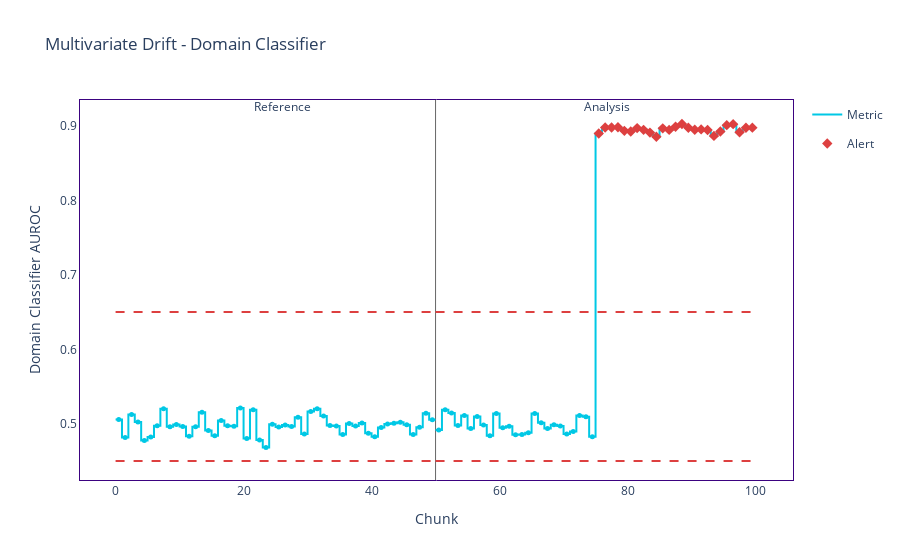

This figure's notebook cell:
### Code cell
# Visualize drift over chunks
import matplotlib.pyplot as plt
fig = results.plot()
fig.show()

### Figure 1 — Plotly figure (JSON) as saved in the notebook; plotly's stock layout.template omitted (floating-point values rounded to 4 significant figures; data arrays with more than 128 entries replaced by an {"elided": "..."} marker saying what was removed)
{"data": [{"hoverinfo": "skip", "legendgroup": "metric_reference", "line": {"color": "#00c8e5", "shape": "hv", "width": 2}, "mode": "lines", "name": "Metric", "showlegend": true, "type": "scatter", "x": [0, 1, 2, 3, 4, 5, 6, 7, 8, 9, 10, 11, 12, 13, 14, 15, 16, 17, 18, 19, 20, 21, 22, 23, 24, 25, 26, 27, 28, 29, 30, 31, 32, 33, 34, 35, 36, 37, 38, 39, 40, 41, 42, 43, 44, 45, 46, 47, 48, 49, 50], "y": [0.5056, 0.4816, 0.5126, 0.5024, 0.4777, 0.4821, 0.4973, 0.5202, 0.4961, 0.4989, 0.4964, 0.4832, 0.4961, 0.5153, 0.4909, 0.4838, 0.5045, 0.4974, 0.4968, 0.5212, 0.4803, 0.5187, 0.4783, 0.4682, 0.4993, 0.4957, 0.4984, 0.4965, 0.5088, 0.4863, 0.5166, 0.5202, 0.5106, 0.4976, 0.4971, 0.4855, 0.5005, 0.4971, 0.5011, 0.4872, 0.4825, 0.4951, 0.4996, 0.5006, 0.502, 0.4986, 0.4857, 0.4953, 0.5141, 0.5055, 0.5055]}, {"customdata": {"elided": "50x6 mixed values"}, "hovertemplate": "%{customdata[1]} &nbsp; &nbsp; %{customdata[2]} <br />Chunk: <b>%{customdata[3]}</b> &nbsp; &nbsp; %{customdata[4]} <br />%{customdata[0]}: <b>%{customdata[5]}</b><b r /><extra></extra>", "legendgroup": "metric_reference", "marker": {"color": "#00c8e5", "size": 5, "symbol": "circle"}, "mode": "markers", "name": "Metric", "showlegend": false, "type": "scatter", "x": [0.5, 1.5, 2.5, 3.5, 4.5, 5.5, 6.5, 7.5, 8.5, 9.5, 10.5, 11.5, 12.5, 13.5, 14.5, 15.5, 16.5, 17.5, 18.5, 19.5, 20.5, 21.5, 22.5, 23.5, 24.5, 25.5, 26.5, 27.5, 28.5, 29.5, 30.5, 31.5, 32.5, 33.5, 34.5, 35.5, 36.5, 37.5, 38.5, 39.5, 40.5, 41.5, 42.5, 43.5, 44.5, 45.5, 46.5, 47.5, 48.5, 49.5], "y": [0.5056, 0.4816, 0.5126, 0.5024, 0.4777, 0.4821, 0.4973, 0.5202, 0.4961, 0.4989, 0.4964, 0.4832, 0.4961, 0.5153, 0.4909, 0.4838, 0.5045, 0.4974, 0.4968, 0.5212, 0.4803, 0.5187, 0.4783, 0.4682, 0.4993, 0.4957, 0.4984, 0.4965, 0.5088, 0.4863, 0.5166, 0.5202, 0.5106, 0.4976, 0.4971, 0.4855, 0.5005, 0.4971, 0.5011, 0.4872, 0.4825, 0.4951, 0.4996, 0.5006, 0.502, 0.4986, 0.4857, 0.4953, 0.5141, 0.5055, 0.5055]}, {"hoverinfo": "skip", "legendgroup": "metric_analysis", "line": {"color": "#00c8e5", "shape": "hv", "width": 2}, "mode": "lines", "name": "Metric", "showlegend": false, "type": "scatter", "x": [50, 51, 52, 53, 54, 55, 56, 57, 58, 59, 60, 61, 62, 63, 64, 65, 66, 67, 68, 69, 70, 71, 72, 73, 74, 75, 76, 77, 78, 79, 80, 81, 82, 83, 84, 85, 86, 87, 88, 89, 90, 91, 92, 93, 94, 95, 96, 97, 98, 99, 100], "y": [0.4917, 0.519, 0.5143, 0.4976, 0.5112, 0.4935, 0.5096, 0.4982, 0.4838, 0.5139, 0.4946, 0.4965, 0.4852, 0.4856, 0.4879, 0.5139, 0.5012, 0.4936, 0.4987, 0.497, 0.4864, 0.4896, 0.5112, 0.5094, 0.4825, 0.8897, 0.8979, 0.8979, 0.8982, 0.8934, 0.8926, 0.897, 0.8947, 0.891, 0.8855, 0.8967, 0.8946, 0.8988, 0.9026, 0.8974, 0.8948, 0.8953, 0.8946, 0.8866, 0.8925, 0.901, 0.9023, 0.8915, 0.8974, 0.8977, 0.8977]}, {"customdata": {"elided": "50x6 mixed values"}, "hovertemplate": "%{customdata[1]} &nbsp; &nbsp; %{customdata[2]} <br />Chunk: <b>%{customdata[3]}</b> &nbsp; &nbsp; %{customdata[4]} <br />%{customdata[0]}: <b>%{customdata[5]}</b><b r /><extra></extra>", "legendgroup": "metric_analysis", "marker": {"color": "#00c8e5", "size": 5, "symbol": "circle"}, "mode": "markers", "name": "Metric", "showlegend": false, "type": "scatter", "x": [50.5, 51.5, 52.5, 53.5, 54.5, 55.5, 56.5, 57.5, 58.5, 59.5, 60.5, 61.5, 62.5, 63.5, 64.5, 65.5, 66.5, 67.5, 68.5, 69.5, 70.5, 71.5, 72.5, 73.5, 74.5, 75.5, 76.5, 77.5, 78.5, 79.5, 80.5, 81.5, 82.5, 83.5, 84.5, 85.5, 86.5, 87.5, 88.5, 89.5, 90.5, 91.5, 92.5, 93.5, 94.5, 95.5, 96.5, 97.5, 98.5, 99.5], "y": [0.4917, 0.519, 0.5143, 0.4976, 0.5112, 0.4935, 0.5096, 0.4982, 0.4838, 0.5139, 0.4946, 0.4965, 0.4852, 0.4856, 0.4879, 0.5139, 0.5012, 0.4936, 0.4987, 0.497, 0.4864, 0.4896, 0.5112, 0.5094, 0.4825, 0.8897, 0.8979, 0.8979, 0.8982, 0.8934, 0.8926, 0.897, 0.8947, 0.891, 0.8855, 0.8967, 0.8946, 0.8988, 0.9026, 0.8974, 0.8948, 0.8953, 0.8946, 0.8866, 0.8925, 0.901, 0.9023, 0.8915, 0.8974, 0.8977, 0.8977]}, {"hoverinfo": "skip", "legendgroup": "alert", "marker": {"color": "#DD4040", "size": 8, "symbol": "diamond"}, "mode": "markers", "name": "Alert", "showlegend": true, "type": "scatter", "x": [75.5, 76.5, 77.5, 78.5, 79.5, 80.5, 81.5, 82.5, 83.5, 84.5, 85.5, 86.5, 87.5, 88.5, 89.5, 90.5, 91.5, 92.5, 93.5, 94.5, 95.5, 96.5, 97.5, 98.5, 99.5], "y": [0.8897, 0.8979, 0.8979, 0.8982, 0.8934, 0.8926, 0.897, 0.8947, 0.891, 0.8855, 0.8967, 0.8946, 0.8988, 0.9026, 0.8974, 0.8948, 0.8953, 0.8946, 0.8866, 0.8925, 0.901, 0.9023, 0.8915, 0.8974, 0.8977]}, {"hoverinfo": "skip", "legendgroup": "thresh", "line": {"color": "#DD4040", "dash": "dash", "width": 2}, "mode": "lines", "name": "Threshold", "showlegend": false, "type": "scatter", "x": [0, 1, 2, 3, 4, 5, 6, 7, 8, 9, 10, 11, 12, 13, 14, 15, 16, 17, 18, 19, 20, 21, 22, 23, 24, 25, 26, 27, 28, 29, 30, 31, 32, 33, 34, 35, 36, 37, 38, 39, 40, 41, 42, 43, 44, 45, 46, 47, 48, 49, 50], "y": [0.65, 0.65, 0.65, 0.65, 0.65, 0.65, 0.65, 0.65, 0.65, 0.65, 0.65, 0.65, 0.65, 0.65, 0.65, 0.65, 0.65, 0.65, 0.65, 0.65, 0.65, 0.65, 0.65, 0.65, 0.65, 0.65, 0.65, 0.65, 0.65, 0.65, 0.65, 0.65, 0.65, 0.65, 0.65, 0.65, 0.65, 0.65, 0.65, 0.65, 0.65, 0.65, 0.65, 0.65, 0.65, 0.65, 0.65, 0.65, 0.65, 0.65, 0.65]}, {"hoverinfo": "skip", "legendgroup": "thresh", "line": {"color": "#DD4040", "dash": "dash", "width": 2}, "mode": "lines", "name": "Threshold", "showlegend": false, "type": "scatter", "x": [0, 1, 2, 3, 4, 5, 6, 7, 8, 9, 10, 11, 12, 13, 14, 15, 16, 17, 18, 19, 20, 21, 22, 23, 24, 25, 26, 27, 28, 29, 30, 31, 32, 33, 34, 35, 36, 37, 38, 39, 40, 41, 42, 43, 44, 45, 46, 47, 48, 49, 50], "y": [0.45, 0.45, 0.45, 0.45, 0.45, 0.45, 0.45, 0.45, 0.45, 0.45, 0.45, 0.45, 0.45, 0.45, 0.45, 0.45, 0.45, 0.45, 0.45, 0.45, 0.45, 0.45, 0.45, 0.45, 0.45, 0.45, 0.45, 0.45, 0.45, 0.45, 0.45, 0.45, 0.45, 0.45, 0.45, 0.45, 0.45, 0.45, 0.45, 0.45, 0.45, 0.45, 0.45, 0.45, 0.45, 0.45, 0.45, 0.45, 0.45, 0.45, 0.45]}, {"hoverinfo": "skip", "legendgroup": "thresh", "line": {"color": "#DD4040", "dash": "dash", "width": 2}, "mode": "lines", "name": "Threshold", "showlegend": false, "type": "scatter", "x": [50, 51, 52, 53, 54, 55, 56, 57, 58, 59, 60, 61, 62, 63, 64, 65, 66, 67, 68, 69, 70, 71, 72, 73, 74, 75, 76, 77, 78, 79, 80, 81, 82, 83, 84, 85, 86, 87, 88, 89, 90, 91, 92, 93, 94, 95, 96, 97, 98, 99, 100], "y": [0.65, 0.65, 0.65, 0.65, 0.65, 0.65, 0.65, 0.65, 0.65, 0.65, 0.65, 0.65, 0.65, 0.65, 0.65, 0.65, 0.65, 0.65, 0.65, 0.65, 0.65, 0.65, 0.65, 0.65, 0.65, 0.65, 0.65, 0.65, 0.65, 0.65, 0.65, 0.65, 0.65, 0.65, 0.65, 0.65, 0.65, 0.65, 0.65, 0.65, 0.65, 0.65, 0.65, 0.65, 0.65, 0.65, 0.65, 0.65, 0.65, 0.65, 0.65]}, {"hoverinfo": "skip", "legendgroup": "thresh", "line": {"color": "#DD4040", "dash": "dash", "width": 2}, "mode": "lines", "name": "Threshold", "showlegend": false, "type": "scatter", "x": [50, 51, 52, 53, 54, 55, 56, 57, 58, 59, 60, 61, 62, 63, 64, 65, 66, 67, 68, 69, 70, 71, 72, 73, 74, 75, 76, 77, 78, 79, 80, 81, 82, 83, 84, 85, 86, 87, 88, 89, 90, 91, 92, 93, 94, 95, 96, 97, 98, 99, 100], "y": [0.45, 0.45, 0.45, 0.45, 0.45, 0.45, 0.45, 0.45, 0.45, 0.45, 0.45, 0.45, 0.45, 0.45, 0.45, 0.45, 0.45, 0.45, 0.45, 0.45, 0.45, 0.45, 0.45, 0.45, 0.45, 0.45, 0.45, 0.45, 0.45, 0.45, 0.45, 0.45, 0.45, 0.45, 0.45, 0.45, 0.45, 0.45, 0.45, 0.45, 0.45, 0.45, 0.45, 0.45, 0.45, 0.45, 0.45, 0.45, 0.45, 0.45, 0.45]}], "layout": {"annotations": [{"showarrow": false, "text": "Reference", "x": 24.5, "xshift": 10, "y": 1.01, "yref": "y domain"}, {"showarrow": false, "text": "Analysis", "x": 74.5, "xshift": 15, "y": 1.01, "yref": "y domain"}], "hoverlabel": {"bgcolor": "white", "font": {"size": 14}}, "legend": {"itemclick": false, "itemdoubleclick": false, "traceorder": "grouped"}, "paper_bgcolor": "rgba(255,255,255,1)", "plot_bgcolor": "rgba(255,255,255,1)", "shapes": [{"layer": "below", "line": {"color": "#666666", "width": 1}, "type": "line", "x0": 50, "x1": 50, "xref": "x", "y0": 0, "y1": 1, "yref": "y domain"}], "title": {"text": "Multivariate Drift - Domain Classifier"}, "xaxis": {"linecolor": "#3b0280", "matches": "x", "mirror": true, "showgrid": false, "title": {"text": "Chunk"}, "zeroline": false}, "yaxis": {"linecolor": "#3b0280", "mirror": true, "showgrid": false, "title": {"text": "Domain Classifier AUROC "}, "zeroline": false}}}
